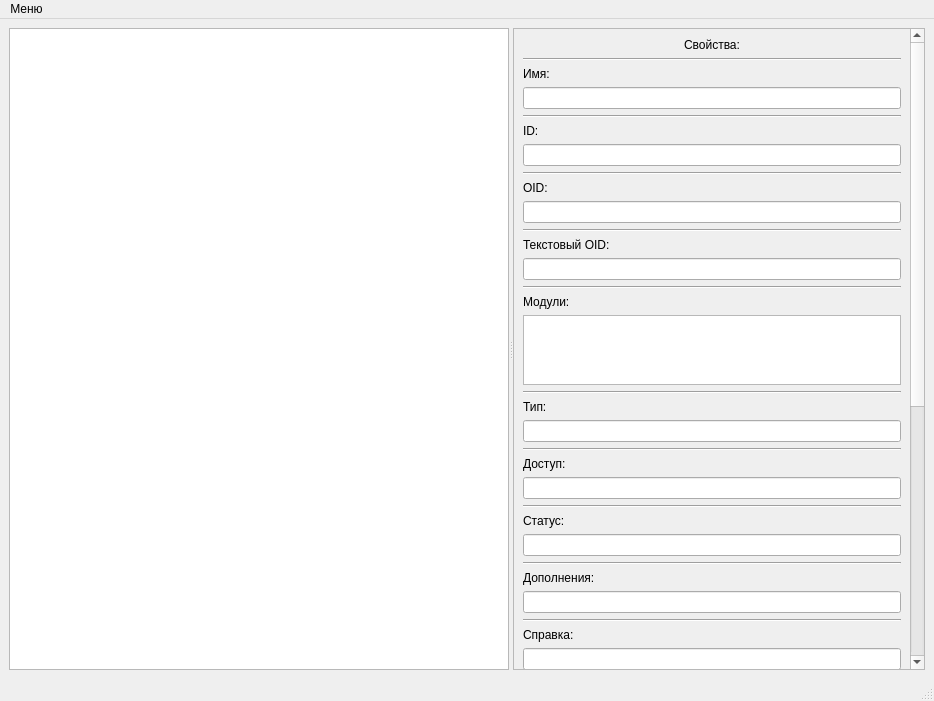
<?xml version="1.0" encoding="UTF-8"?>
<ui version="4.0">
 <class>MainMIBWindow</class>
 <widget class="QMainWindow" name="MainMIBWindow">
  <property name="geometry">
   <rect>
    <x>0</x>
    <y>0</y>
    <width>934</width>
    <height>701</height>
   </rect>
  </property>
  <property name="sizePolicy">
   <sizepolicy hsizetype="Fixed" vsizetype="Fixed">
    <horstretch>0</horstretch>
    <verstretch>0</verstretch>
   </sizepolicy>
  </property>
  <property name="minimumSize">
   <size>
    <width>850</width>
    <height>600</height>
   </size>
  </property>
  <property name="windowTitle">
   <string>MIB Браузер</string>
  </property>
  <widget class="QWidget" name="centralwidget">
   <layout class="QHBoxLayout" name="horizontalLayout_2">
    <item>
     <widget class="QSplitter" name="splitter">
      <property name="sizePolicy">
       <sizepolicy hsizetype="Preferred" vsizetype="Preferred">
        <horstretch>0</horstretch>
        <verstretch>0</verstretch>
       </sizepolicy>
      </property>
      <property name="orientation">
       <enum>Qt::Horizontal</enum>
      </property>
      <widget class="QTreeView" name="treeView">
       <property name="minimumSize">
        <size>
         <width>500</width>
         <height>0</height>
        </size>
       </property>
      </widget>
      <widget class="QScrollArea" name="propertiesScrollArea">
       <property name="sizePolicy">
        <sizepolicy hsizetype="Fixed" vsizetype="Expanding">
         <horstretch>0</horstretch>
         <verstretch>0</verstretch>
        </sizepolicy>
       </property>
       <property name="frameShadow">
        <enum>QFrame::Plain</enum>
       </property>
       <property name="widgetResizable">
        <bool>true</bool>
       </property>
       <widget class="QWidget" name="propertiesScrollAreaWidget">
        <property name="geometry">
         <rect>
          <x>0</x>
          <y>-631</y>
          <width>383</width>
          <height>1257</height>
         </rect>
        </property>
        <property name="sizePolicy">
         <sizepolicy hsizetype="Expanding" vsizetype="Expanding">
          <horstretch>0</horstretch>
          <verstretch>0</verstretch>
         </sizepolicy>
        </property>
        <layout class="QVBoxLayout" name="verticalLayout">
         <property name="sizeConstraint">
          <enum>QLayout::SetDefaultConstraint</enum>
         </property>
         <item>
          <widget class="QLabel" name="propertiesLabel">
           <property name="sizePolicy">
            <sizepolicy hsizetype="Expanding" vsizetype="Fixed">
             <horstretch>0</horstretch>
             <verstretch>0</verstretch>
            </sizepolicy>
           </property>
           <property name="text">
            <string>Свойства:</string>
           </property>
           <property name="alignment">
            <set>Qt::AlignCenter</set>
           </property>
          </widget>
         </item>
         <item>
          <widget class="QWidget" name="nodeLabelWidget" native="true">
           <property name="sizePolicy">
            <sizepolicy hsizetype="Expanding" vsizetype="Minimum">
             <horstretch>0</horstretch>
             <verstretch>0</verstretch>
            </sizepolicy>
           </property>
           <layout class="QVBoxLayout" name="nodeLabelVLayout">
            <property name="leftMargin">
             <number>0</number>
            </property>
            <property name="topMargin">
             <number>0</number>
            </property>
            <property name="rightMargin">
             <number>0</number>
            </property>
            <property name="bottomMargin">
             <number>0</number>
            </property>
            <item>
             <widget class="Line" name="line">
              <property name="sizePolicy">
               <sizepolicy hsizetype="Expanding" vsizetype="Fixed">
                <horstretch>0</horstretch>
                <verstretch>0</verstretch>
               </sizepolicy>
              </property>
              <property name="orientation">
               <enum>Qt::Horizontal</enum>
              </property>
             </widget>
            </item>
            <item>
             <widget class="QLabel" name="nodeLabel">
              <property name="sizePolicy">
               <sizepolicy hsizetype="Expanding" vsizetype="Fixed">
                <horstretch>0</horstretch>
                <verstretch>0</verstretch>
               </sizepolicy>
              </property>
              <property name="text">
               <string>Имя:</string>
              </property>
             </widget>
            </item>
            <item>
             <widget class="QLineEdit" name="nodeLabelLine">
              <property name="sizePolicy">
               <sizepolicy hsizetype="Expanding" vsizetype="Fixed">
                <horstretch>0</horstretch>
                <verstretch>0</verstretch>
               </sizepolicy>
              </property>
              <property name="readOnly">
               <bool>true</bool>
              </property>
             </widget>
            </item>
           </layout>
          </widget>
         </item>
         <item>
          <widget class="QWidget" name="subIDWidget" native="true">
           <property name="sizePolicy">
            <sizepolicy hsizetype="Expanding" vsizetype="Minimum">
             <horstretch>0</horstretch>
             <verstretch>0</verstretch>
            </sizepolicy>
           </property>
           <layout class="QVBoxLayout" name="idVLayout">
            <property name="leftMargin">
             <number>0</number>
            </property>
            <property name="topMargin">
             <number>0</number>
            </property>
            <property name="rightMargin">
             <number>0</number>
            </property>
            <property name="bottomMargin">
             <number>0</number>
            </property>
            <item>
             <widget class="Line" name="line_2">
              <property name="sizePolicy">
               <sizepolicy hsizetype="Expanding" vsizetype="Fixed">
                <horstretch>0</horstretch>
                <verstretch>0</verstretch>
               </sizepolicy>
              </property>
              <property name="orientation">
               <enum>Qt::Horizontal</enum>
              </property>
             </widget>
            </item>
            <item>
             <widget class="QLabel" name="subIDLabel">
              <property name="sizePolicy">
               <sizepolicy hsizetype="Expanding" vsizetype="Fixed">
                <horstretch>0</horstretch>
                <verstretch>0</verstretch>
               </sizepolicy>
              </property>
              <property name="text">
               <string>ID:</string>
              </property>
             </widget>
            </item>
            <item>
             <widget class="QLineEdit" name="subIDLine">
              <property name="sizePolicy">
               <sizepolicy hsizetype="Expanding" vsizetype="Fixed">
                <horstretch>0</horstretch>
                <verstretch>0</verstretch>
               </sizepolicy>
              </property>
              <property name="readOnly">
               <bool>true</bool>
              </property>
             </widget>
            </item>
           </layout>
          </widget>
         </item>
         <item>
          <widget class="QWidget" name="OIDWidget" native="true">
           <property name="sizePolicy">
            <sizepolicy hsizetype="Expanding" vsizetype="Minimum">
             <horstretch>0</horstretch>
             <verstretch>0</verstretch>
            </sizepolicy>
           </property>
           <layout class="QVBoxLayout" name="oidVLayout">
            <property name="leftMargin">
             <number>0</number>
            </property>
            <property name="topMargin">
             <number>0</number>
            </property>
            <property name="rightMargin">
             <number>0</number>
            </property>
            <property name="bottomMargin">
             <number>0</number>
            </property>
            <item>
             <widget class="Line" name="line_3">
              <property name="sizePolicy">
               <sizepolicy hsizetype="Expanding" vsizetype="Fixed">
                <horstretch>0</horstretch>
                <verstretch>0</verstretch>
               </sizepolicy>
              </property>
              <property name="orientation">
               <enum>Qt::Horizontal</enum>
              </property>
             </widget>
            </item>
            <item>
             <widget class="QLabel" name="OIDLabel">
              <property name="sizePolicy">
               <sizepolicy hsizetype="Expanding" vsizetype="Fixed">
                <horstretch>0</horstretch>
                <verstretch>0</verstretch>
               </sizepolicy>
              </property>
              <property name="text">
               <string>OID:</string>
              </property>
             </widget>
            </item>
            <item>
             <widget class="QLineEdit" name="OIDLine">
              <property name="sizePolicy">
               <sizepolicy hsizetype="Expanding" vsizetype="Fixed">
                <horstretch>0</horstretch>
                <verstretch>0</verstretch>
               </sizepolicy>
              </property>
              <property name="readOnly">
               <bool>true</bool>
              </property>
             </widget>
            </item>
           </layout>
          </widget>
         </item>
         <item>
          <widget class="QWidget" name="labelOIDWidget" native="true">
           <property name="sizePolicy">
            <sizepolicy hsizetype="Expanding" vsizetype="Minimum">
             <horstretch>0</horstretch>
             <verstretch>0</verstretch>
            </sizepolicy>
           </property>
           <layout class="QVBoxLayout" name="labelOIDVLayout">
            <property name="leftMargin">
             <number>0</number>
            </property>
            <property name="topMargin">
             <number>0</number>
            </property>
            <property name="rightMargin">
             <number>0</number>
            </property>
            <property name="bottomMargin">
             <number>0</number>
            </property>
            <item>
             <widget class="Line" name="line_12">
              <property name="sizePolicy">
               <sizepolicy hsizetype="Expanding" vsizetype="Fixed">
                <horstretch>0</horstretch>
                <verstretch>0</verstretch>
               </sizepolicy>
              </property>
              <property name="orientation">
               <enum>Qt::Horizontal</enum>
              </property>
             </widget>
            </item>
            <item>
             <widget class="QLabel" name="labelOIDLabel">
              <property name="sizePolicy">
               <sizepolicy hsizetype="Expanding" vsizetype="Fixed">
                <horstretch>0</horstretch>
                <verstretch>0</verstretch>
               </sizepolicy>
              </property>
              <property name="text">
               <string>Текстовый OID:</string>
              </property>
             </widget>
            </item>
            <item>
             <widget class="QLineEdit" name="labelOIDLine">
              <property name="sizePolicy">
               <sizepolicy hsizetype="Expanding" vsizetype="Fixed">
                <horstretch>0</horstretch>
                <verstretch>0</verstretch>
               </sizepolicy>
              </property>
             </widget>
            </item>
           </layout>
          </widget>
         </item>
         <item>
          <widget class="QWidget" name="modulesWidget" native="true">
           <property name="sizePolicy">
            <sizepolicy hsizetype="Expanding" vsizetype="Preferred">
             <horstretch>0</horstretch>
             <verstretch>0</verstretch>
            </sizepolicy>
           </property>
           <layout class="QVBoxLayout" name="modulesVLayout">
            <property name="sizeConstraint">
             <enum>QLayout::SetMaximumSize</enum>
            </property>
            <property name="leftMargin">
             <number>0</number>
            </property>
            <property name="topMargin">
             <number>0</number>
            </property>
            <property name="rightMargin">
             <number>0</number>
            </property>
            <property name="bottomMargin">
             <number>0</number>
            </property>
            <item>
             <widget class="Line" name="line_11">
              <property name="sizePolicy">
               <sizepolicy hsizetype="Expanding" vsizetype="Fixed">
                <horstretch>0</horstretch>
                <verstretch>0</verstretch>
               </sizepolicy>
              </property>
              <property name="orientation">
               <enum>Qt::Horizontal</enum>
              </property>
             </widget>
            </item>
            <item>
             <widget class="QLabel" name="modulesLabel">
              <property name="sizePolicy">
               <sizepolicy hsizetype="Expanding" vsizetype="Fixed">
                <horstretch>0</horstretch>
                <verstretch>0</verstretch>
               </sizepolicy>
              </property>
              <property name="text">
               <string>Модули:</string>
              </property>
             </widget>
            </item>
            <item>
             <widget class="QTextEdit" name="modulesText">
              <property name="sizePolicy">
               <sizepolicy hsizetype="Expanding" vsizetype="Expanding">
                <horstretch>0</horstretch>
                <verstretch>0</verstretch>
               </sizepolicy>
              </property>
              <property name="maximumSize">
               <size>
                <width>16777215</width>
                <height>16777215</height>
               </size>
              </property>
              <property name="sizeAdjustPolicy">
               <enum>QAbstractScrollArea::AdjustIgnored</enum>
              </property>
              <property name="undoRedoEnabled">
               <bool>false</bool>
              </property>
              <property name="lineWrapMode">
               <enum>QTextEdit::WidgetWidth</enum>
              </property>
              <property name="readOnly">
               <bool>true</bool>
              </property>
              <property name="acceptRichText">
               <bool>false</bool>
              </property>
             </widget>
            </item>
           </layout>
          </widget>
         </item>
         <item>
          <widget class="QWidget" name="typeWidget" native="true">
           <property name="sizePolicy">
            <sizepolicy hsizetype="Expanding" vsizetype="Minimum">
             <horstretch>0</horstretch>
             <verstretch>0</verstretch>
            </sizepolicy>
           </property>
           <layout class="QVBoxLayout" name="typeVLayout">
            <property name="leftMargin">
             <number>0</number>
            </property>
            <property name="topMargin">
             <number>0</number>
            </property>
            <property name="rightMargin">
             <number>0</number>
            </property>
            <property name="bottomMargin">
             <number>0</number>
            </property>
            <item>
             <widget class="Line" name="line_4">
              <property name="sizePolicy">
               <sizepolicy hsizetype="Expanding" vsizetype="Fixed">
                <horstretch>0</horstretch>
                <verstretch>0</verstretch>
               </sizepolicy>
              </property>
              <property name="orientation">
               <enum>Qt::Horizontal</enum>
              </property>
             </widget>
            </item>
            <item>
             <widget class="QLabel" name="typeLabel">
              <property name="sizePolicy">
               <sizepolicy hsizetype="Expanding" vsizetype="Fixed">
                <horstretch>0</horstretch>
                <verstretch>0</verstretch>
               </sizepolicy>
              </property>
              <property name="text">
               <string>Тип:</string>
              </property>
             </widget>
            </item>
            <item>
             <widget class="QLineEdit" name="typeLine">
              <property name="sizePolicy">
               <sizepolicy hsizetype="Expanding" vsizetype="Fixed">
                <horstretch>0</horstretch>
                <verstretch>0</verstretch>
               </sizepolicy>
              </property>
              <property name="readOnly">
               <bool>true</bool>
              </property>
             </widget>
            </item>
           </layout>
          </widget>
         </item>
         <item>
          <widget class="QWidget" name="accessWidget" native="true">
           <property name="sizePolicy">
            <sizepolicy hsizetype="Expanding" vsizetype="Minimum">
             <horstretch>0</horstretch>
             <verstretch>0</verstretch>
            </sizepolicy>
           </property>
           <layout class="QVBoxLayout" name="accessVLayout">
            <property name="leftMargin">
             <number>0</number>
            </property>
            <property name="topMargin">
             <number>0</number>
            </property>
            <property name="rightMargin">
             <number>0</number>
            </property>
            <property name="bottomMargin">
             <number>0</number>
            </property>
            <item>
             <widget class="Line" name="line_5">
              <property name="sizePolicy">
               <sizepolicy hsizetype="Expanding" vsizetype="Fixed">
                <horstretch>0</horstretch>
                <verstretch>0</verstretch>
               </sizepolicy>
              </property>
              <property name="orientation">
               <enum>Qt::Horizontal</enum>
              </property>
             </widget>
            </item>
            <item>
             <widget class="QLabel" name="accessLabel">
              <property name="sizePolicy">
               <sizepolicy hsizetype="Expanding" vsizetype="Fixed">
                <horstretch>0</horstretch>
                <verstretch>0</verstretch>
               </sizepolicy>
              </property>
              <property name="text">
               <string>Доступ:</string>
              </property>
             </widget>
            </item>
            <item>
             <widget class="QLineEdit" name="accessLine">
              <property name="sizePolicy">
               <sizepolicy hsizetype="Expanding" vsizetype="Fixed">
                <horstretch>0</horstretch>
                <verstretch>0</verstretch>
               </sizepolicy>
              </property>
              <property name="readOnly">
               <bool>true</bool>
              </property>
             </widget>
            </item>
           </layout>
          </widget>
         </item>
         <item>
          <widget class="QWidget" name="statusWidget" native="true">
           <property name="sizePolicy">
            <sizepolicy hsizetype="Expanding" vsizetype="Minimum">
             <horstretch>0</horstretch>
             <verstretch>0</verstretch>
            </sizepolicy>
           </property>
           <layout class="QVBoxLayout" name="statusVLayout">
            <property name="leftMargin">
             <number>0</number>
            </property>
            <property name="topMargin">
             <number>0</number>
            </property>
            <property name="rightMargin">
             <number>0</number>
            </property>
            <property name="bottomMargin">
             <number>0</number>
            </property>
            <item>
             <widget class="Line" name="line_6">
              <property name="sizePolicy">
               <sizepolicy hsizetype="Expanding" vsizetype="Fixed">
                <horstretch>0</horstretch>
                <verstretch>0</verstretch>
               </sizepolicy>
              </property>
              <property name="orientation">
               <enum>Qt::Horizontal</enum>
              </property>
             </widget>
            </item>
            <item>
             <widget class="QLabel" name="statusLabel">
              <property name="sizePolicy">
               <sizepolicy hsizetype="Expanding" vsizetype="Fixed">
                <horstretch>0</horstretch>
                <verstretch>0</verstretch>
               </sizepolicy>
              </property>
              <property name="text">
               <string>Статус:</string>
              </property>
             </widget>
            </item>
            <item>
             <widget class="QLineEdit" name="statusLine">
              <property name="sizePolicy">
               <sizepolicy hsizetype="Expanding" vsizetype="Fixed">
                <horstretch>0</horstretch>
                <verstretch>0</verstretch>
               </sizepolicy>
              </property>
              <property name="readOnly">
               <bool>true</bool>
              </property>
             </widget>
            </item>
           </layout>
          </widget>
         </item>
         <item>
          <widget class="QWidget" name="augmentsWidget" native="true">
           <property name="sizePolicy">
            <sizepolicy hsizetype="Expanding" vsizetype="Minimum">
             <horstretch>0</horstretch>
             <verstretch>0</verstretch>
            </sizepolicy>
           </property>
           <layout class="QVBoxLayout" name="augmentsVLayout">
            <property name="leftMargin">
             <number>0</number>
            </property>
            <property name="topMargin">
             <number>0</number>
            </property>
            <property name="rightMargin">
             <number>0</number>
            </property>
            <property name="bottomMargin">
             <number>0</number>
            </property>
            <item>
             <widget class="Line" name="line_7">
              <property name="sizePolicy">
               <sizepolicy hsizetype="Expanding" vsizetype="Fixed">
                <horstretch>0</horstretch>
                <verstretch>0</verstretch>
               </sizepolicy>
              </property>
              <property name="orientation">
               <enum>Qt::Horizontal</enum>
              </property>
             </widget>
            </item>
            <item>
             <widget class="QLabel" name="augmentsLabel">
              <property name="sizePolicy">
               <sizepolicy hsizetype="Expanding" vsizetype="Fixed">
                <horstretch>0</horstretch>
                <verstretch>0</verstretch>
               </sizepolicy>
              </property>
              <property name="text">
               <string>Дополнения:</string>
              </property>
             </widget>
            </item>
            <item>
             <widget class="QLineEdit" name="augmentsLine">
              <property name="sizePolicy">
               <sizepolicy hsizetype="Expanding" vsizetype="Fixed">
                <horstretch>0</horstretch>
                <verstretch>0</verstretch>
               </sizepolicy>
              </property>
              <property name="readOnly">
               <bool>true</bool>
              </property>
             </widget>
            </item>
           </layout>
          </widget>
         </item>
         <item>
          <widget class="QWidget" name="referenceWidget" native="true">
           <property name="sizePolicy">
            <sizepolicy hsizetype="Expanding" vsizetype="Minimum">
             <horstretch>0</horstretch>
             <verstretch>0</verstretch>
            </sizepolicy>
           </property>
           <layout class="QVBoxLayout" name="referenceVLayout">
            <property name="leftMargin">
             <number>0</number>
            </property>
            <property name="topMargin">
             <number>0</number>
            </property>
            <property name="rightMargin">
             <number>0</number>
            </property>
            <property name="bottomMargin">
             <number>0</number>
            </property>
            <item>
             <widget class="Line" name="line_8">
              <property name="sizePolicy">
               <sizepolicy hsizetype="Expanding" vsizetype="Fixed">
                <horstretch>0</horstretch>
                <verstretch>0</verstretch>
               </sizepolicy>
              </property>
              <property name="orientation">
               <enum>Qt::Horizontal</enum>
              </property>
             </widget>
            </item>
            <item>
             <widget class="QLabel" name="referenceLabel">
              <property name="sizePolicy">
               <sizepolicy hsizetype="Expanding" vsizetype="Fixed">
                <horstretch>0</horstretch>
                <verstretch>0</verstretch>
               </sizepolicy>
              </property>
              <property name="text">
               <string>Справка:</string>
              </property>
             </widget>
            </item>
            <item>
             <widget class="QLineEdit" name="referenceLine">
              <property name="sizePolicy">
               <sizepolicy hsizetype="Expanding" vsizetype="Fixed">
                <horstretch>0</horstretch>
                <verstretch>0</verstretch>
               </sizepolicy>
              </property>
              <property name="readOnly">
               <bool>true</bool>
              </property>
             </widget>
            </item>
           </layout>
          </widget>
         </item>
         <item>
          <widget class="QWidget" name="defValueWidget" native="true">
           <property name="sizePolicy">
            <sizepolicy hsizetype="Expanding" vsizetype="Minimum">
             <horstretch>0</horstretch>
             <verstretch>0</verstretch>
            </sizepolicy>
           </property>
           <layout class="QVBoxLayout" name="defValueVLayout">
            <property name="leftMargin">
             <number>0</number>
            </property>
            <property name="topMargin">
             <number>0</number>
            </property>
            <property name="rightMargin">
             <number>0</number>
            </property>
            <property name="bottomMargin">
             <number>0</number>
            </property>
            <item>
             <widget class="Line" name="line_9">
              <property name="sizePolicy">
               <sizepolicy hsizetype="Expanding" vsizetype="Fixed">
                <horstretch>0</horstretch>
                <verstretch>0</verstretch>
               </sizepolicy>
              </property>
              <property name="orientation">
               <enum>Qt::Horizontal</enum>
              </property>
             </widget>
            </item>
            <item>
             <widget class="QLabel" name="defValueLabel">
              <property name="sizePolicy">
               <sizepolicy hsizetype="Expanding" vsizetype="Preferred">
                <horstretch>0</horstretch>
                <verstretch>0</verstretch>
               </sizepolicy>
              </property>
              <property name="text">
               <string>Значение по умолчанию:</string>
              </property>
             </widget>
            </item>
            <item>
             <widget class="QLineEdit" name="defValueLine">
              <property name="sizePolicy">
               <sizepolicy hsizetype="Expanding" vsizetype="Fixed">
                <horstretch>0</horstretch>
                <verstretch>0</verstretch>
               </sizepolicy>
              </property>
              <property name="readOnly">
               <bool>true</bool>
              </property>
             </widget>
            </item>
           </layout>
          </widget>
         </item>
         <item>
          <widget class="QWidget" name="enumsWidget" native="true">
           <layout class="QVBoxLayout" name="verticalLayout_2">
            <property name="sizeConstraint">
             <enum>QLayout::SetMaximumSize</enum>
            </property>
            <property name="leftMargin">
             <number>0</number>
            </property>
            <property name="topMargin">
             <number>0</number>
            </property>
            <property name="rightMargin">
             <number>0</number>
            </property>
            <property name="bottomMargin">
             <number>0</number>
            </property>
            <item>
             <widget class="Line" name="line_13">
              <property name="orientation">
               <enum>Qt::Horizontal</enum>
              </property>
             </widget>
            </item>
            <item>
             <widget class="QLabel" name="enumsLabel">
              <property name="text">
               <string>Перечисления:</string>
              </property>
             </widget>
            </item>
            <item>
             <widget class="QTextEdit" name="enumsText"/>
            </item>
           </layout>
          </widget>
         </item>
         <item>
          <widget class="QWidget" name="rangeWidget" native="true">
           <layout class="QVBoxLayout" name="verticalLayout_3">
            <property name="leftMargin">
             <number>0</number>
            </property>
            <property name="topMargin">
             <number>0</number>
            </property>
            <property name="rightMargin">
             <number>0</number>
            </property>
            <property name="bottomMargin">
             <number>0</number>
            </property>
            <item>
             <widget class="Line" name="line_14">
              <property name="orientation">
               <enum>Qt::Horizontal</enum>
              </property>
             </widget>
            </item>
            <item>
             <widget class="QLabel" name="rangeLabel">
              <property name="text">
               <string>Диапозон:</string>
              </property>
             </widget>
            </item>
            <item>
             <widget class="QLineEdit" name="rangeLine"/>
            </item>
           </layout>
          </widget>
         </item>
         <item>
          <widget class="QWidget" name="varbindsWidget" native="true">
           <layout class="QVBoxLayout" name="verticalLayout_4">
            <property name="sizeConstraint">
             <enum>QLayout::SetMaximumSize</enum>
            </property>
            <property name="leftMargin">
             <number>0</number>
            </property>
            <property name="topMargin">
             <number>0</number>
            </property>
            <property name="rightMargin">
             <number>0</number>
            </property>
            <property name="bottomMargin">
             <number>0</number>
            </property>
            <item>
             <widget class="Line" name="line_15">
              <property name="orientation">
               <enum>Qt::Horizontal</enum>
              </property>
             </widget>
            </item>
            <item>
             <widget class="QLabel" name="varbindsLabel">
              <property name="text">
               <string>Привязка переменных:</string>
              </property>
             </widget>
            </item>
            <item>
             <widget class="QTextEdit" name="varbindsText"/>
            </item>
           </layout>
          </widget>
         </item>
         <item>
          <widget class="QWidget" name="descriptionWidget" native="true">
           <property name="sizePolicy">
            <sizepolicy hsizetype="Expanding" vsizetype="Preferred">
             <horstretch>0</horstretch>
             <verstretch>0</verstretch>
            </sizepolicy>
           </property>
           <layout class="QVBoxLayout" name="descriptionVLayout">
            <property name="sizeConstraint">
             <enum>QLayout::SetMaximumSize</enum>
            </property>
            <property name="leftMargin">
             <number>0</number>
            </property>
            <property name="topMargin">
             <number>0</number>
            </property>
            <property name="rightMargin">
             <number>0</number>
            </property>
            <property name="bottomMargin">
             <number>0</number>
            </property>
            <item>
             <widget class="Line" name="line_10">
              <property name="sizePolicy">
               <sizepolicy hsizetype="Expanding" vsizetype="Fixed">
                <horstretch>0</horstretch>
                <verstretch>0</verstretch>
               </sizepolicy>
              </property>
              <property name="orientation">
               <enum>Qt::Horizontal</enum>
              </property>
             </widget>
            </item>
            <item>
             <widget class="QLabel" name="descriptionLabel">
              <property name="sizePolicy">
               <sizepolicy hsizetype="Expanding" vsizetype="Preferred">
                <horstretch>0</horstretch>
                <verstretch>0</verstretch>
               </sizepolicy>
              </property>
              <property name="text">
               <string>Описание:</string>
              </property>
             </widget>
            </item>
            <item>
             <widget class="QTextEdit" name="descriptionText">
              <property name="sizePolicy">
               <sizepolicy hsizetype="Expanding" vsizetype="Expanding">
                <horstretch>0</horstretch>
                <verstretch>0</verstretch>
               </sizepolicy>
              </property>
              <property name="sizeAdjustPolicy">
               <enum>QAbstractScrollArea::AdjustIgnored</enum>
              </property>
             </widget>
            </item>
           </layout>
          </widget>
         </item>
         <item>
          <spacer name="verticalSpacer">
           <property name="orientation">
            <enum>Qt::Vertical</enum>
           </property>
           <property name="sizeType">
            <enum>QSizePolicy::Expanding</enum>
           </property>
           <property name="sizeHint" stdset="0">
            <size>
             <width>20</width>
             <height>40</height>
            </size>
           </property>
          </spacer>
         </item>
        </layout>
       </widget>
      </widget>
     </widget>
    </item>
   </layout>
  </widget>
  <widget class="QStatusBar" name="statusbar"/>
  <widget class="QMenuBar" name="menuBar">
   <property name="geometry">
    <rect>
     <x>0</x>
     <y>0</y>
     <width>934</width>
     <height>26</height>
    </rect>
   </property>
   <widget class="QMenu" name="menuMIB">
    <property name="title">
     <string>Меню</string>
    </property>
    <addaction name="actionMIBManagment"/>
   </widget>
   <addaction name="menuMIB"/>
  </widget>
  <action name="actionMIBManagment">
   <property name="text">
    <string>Управление модулями</string>
   </property>
  </action>
 </widget>
 <resources/>
 <connections/>
</ui>
